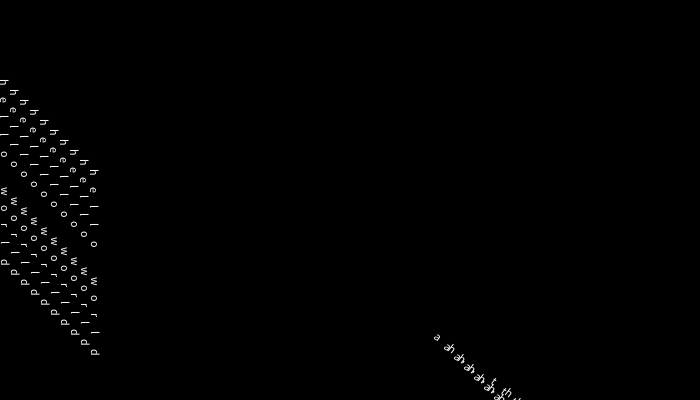
Frame 1 (no input)
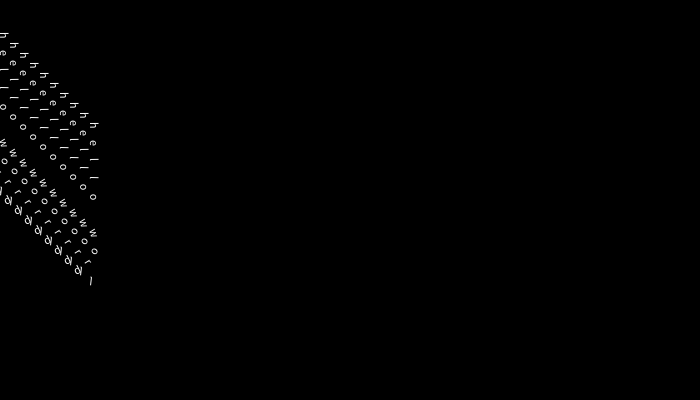
Frame 60 (the mouse pressed at the canvas centre just before this capture)
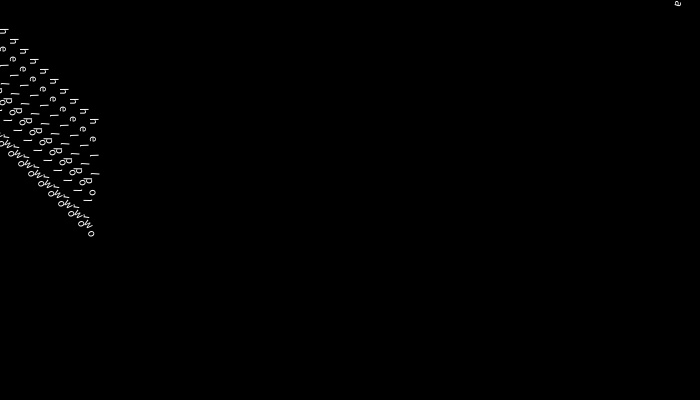
Frame 120 (the mouse held since frame 60 and released just before this capture)

The Processing sketch that drew these frames (run headless with seeded random() and noise(); from frame 60 on, the mouse is pressed at the canvas centre):

// Processing sketch: rollingwords
// ── rollingwords.pde

Segment[] segs1 = new Segment[20];
Segment[] segs2 = new Segment[20];

void setup() {
  size(700, 400);
  strokeWeight(9);
  for(int i = 0; i < 10; i++){
    segs1[i] = new Segment('b',1, "hello world", i*10);
    segs2[i] = new Segment('b',1, "ah, the sea", i*10);
  }


}

void draw() {
  background(0);

 for(int i = 0; i < 10; i++){
    doYourThing(segs1[i]);
    doYourThing2(segs2[i]);
  }

}
class Segment{
  float offset;
  float[] xf;
  float[] yf;
float segLength;
char col;
float t;
char[] word;
   Segment(char col, int t, String w, float o){
     this.offset = o;
    this.xf = new float[w.length()];
    this.yf = new float[w.length()];
    this.segLength = 18;
    this.col = col;
    this.t = t;
    this.word = reverse(w.toCharArray());
   }
void getNextColour(float x){
  if(col == 'b'){
      stroke(color(10,200,map(x, 0, 640, 0, 255), 100));
  } else if (col == 'r'){
      stroke(color(map(x, 0, 640, 0, 255), 10,200,100));

  } else {
      stroke(color(10,map(x, 0, 640, 0, 255), 200,100));

  }
}
void dragSegment(int i, float xin, float yin) {
  float dx = xin - xf[i];
  float dy = yin - yf[i];
  float angle = atan2(dy, dx);  
  xf[i] = xin - cos(angle) * segLength;
  yf[i] = yin - sin(angle) * segLength;
  segment(xf[i], yf[i], angle, word[i]);
}

void segment(float xi, float yi, float a, char ch) {
  pushMatrix();
  translate(xi+offset, yi+offset);
  rotate(a);
  getNextColour(xi);
  //line(0, 0, segLength, 0);
  //ellipse(0,0,10,10);
  text(ch, 0, 0);
  popMatrix();
}
}
  
void doYourThing(Segment seg){
  float tx = map(sin(seg.t), -1, 1, 0, 640);
  float ty = map(cos(seg.t), -1, 1, 0, 360);

  seg.dragSegment(0, seg.t%640 ,ty );

  seg.t += 0.01;
  for(int i=0; i<seg.xf.length-1; i++) {
    seg.dragSegment(i+1, seg.xf[i], seg.yf[i]);
  }
}
void doYourThing2(Segment seg){
  float tx = map(sin(seg.t), -1, 1, 0, 640);
  float ty = map(tan(seg.t), -1, 1, 0, 360);

    seg.dragSegment(0, tx ,ty );

  seg.t += 0.01;
  for(int i=0; i<seg.xf.length-1; i++) {
    seg.dragSegment(i+1, seg.xf[i], seg.yf[i]);
  }
}
